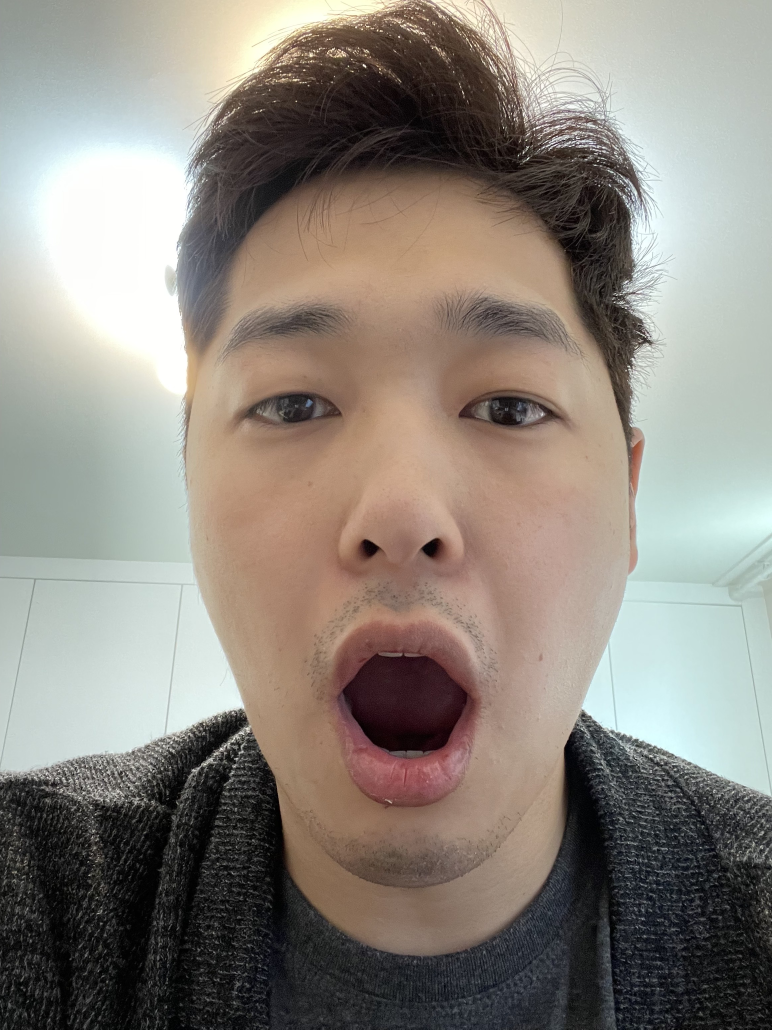
#> input picture 1.jpg, 2316 x 3088 px (shown at 1/3 size)
$ python -i lesions.py   (imports and definitions only)   (older library calls are emulated)
#> lines starting #> are read from the running program, lines starting #| are printed output that depends on the picture; after the words box and inside, x2 and y2 are one past the last pixel; in counts of white or black regions, pixels touching at a corner belong together
#> further down, picture is the input picture: shape (3088, 2316, 3); mean B, G, R 125.9, 134.1, 140.8
from ctypes import resize
import os
import sys
import numpy as np
import cv2
import utils as utils
import facemesh as facemesh
import resize as resize_img
# import src.face_type.utils as utils
# import src.face_type.facemesh as facemesh

sys.path.append('src')
sys.path.append('src/face_type')

class Lesions:
    def __init__(self):
        return

    def lesions(self, image):

        gray = cv2.cvtColor(image, cv2.COLOR_BGR2GRAY)
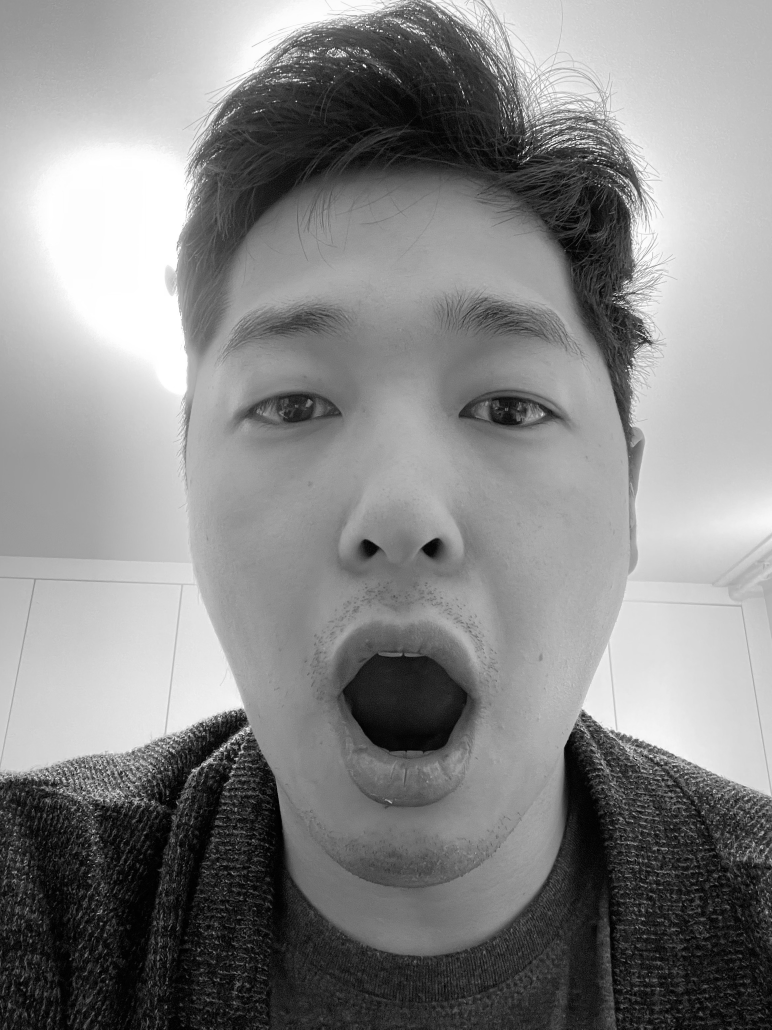
#> gray: shape (3088, 2316) (shown at 1/3 size); min 0, max 255, mean 135.2
        blur = cv2.GaussianBlur(gray, (25, 25), 0, borderType=cv2.BORDER_ISOLATED)
        kernel = np.ones((3, 3), np.uint8)
        blur = cv2.dilate(blur, kernel)
        blur = cv2.dilate(blur, kernel)
        res = cv2.adaptiveThreshold(
            blur, 255, cv2.ADAPTIVE_THRESH_MEAN_C, cv2.THRESH_BINARY, 11, 2
        )
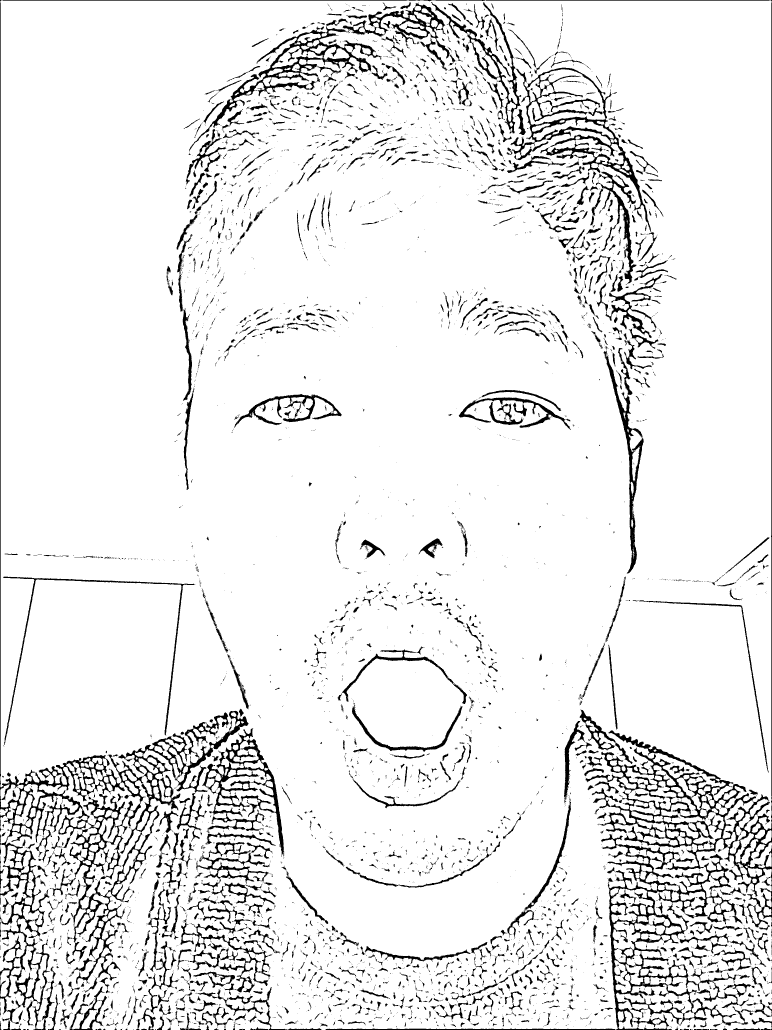
#> res: shape (3088, 2316) (shown at 1/3 size); 92% white; 6024 black regions (4593 under 20 px), largest, box (x1, y1, x2, y2) and area: (0, 0, 2316, 3088) 145433, (1803, 2502, 2250, 3088) 44928, (1532, 203, 1971, 785) 22657

        return res

    # [95 lines left out: functions draw, lesions2, draw2, not called in this run]


    def crop(self, image, points):
        res = utils.crop_image(image, points, "white")
        return 255 - res

    # [50 lines left out: function run, not called in this run]


# [29 lines not run here, left out]
            # cv2.imshow("res", merged)
            # cv2.waitKey(0)

>>> import cv2
>>> picture = cv2.imread('../../1.jpg')
>>> result = Lesions().lesions(picture)

$ run again, on temp_100.png.png
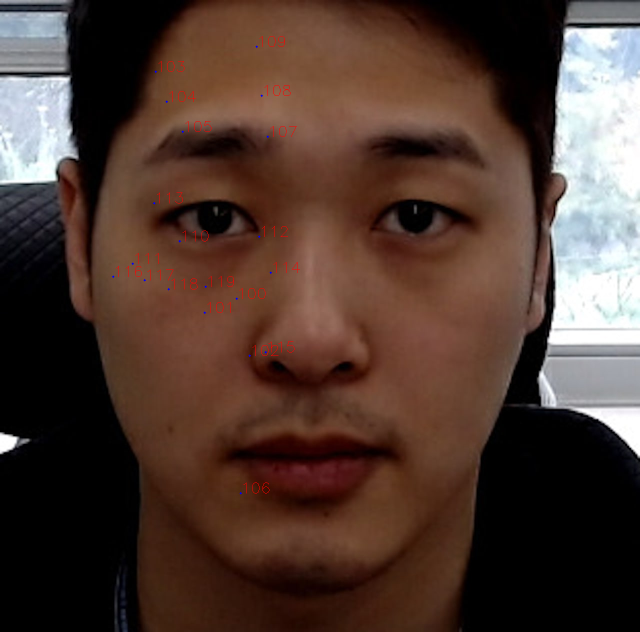
#> input picture temp_100.png.png, 1280 x 1264 px (shown at 1/2 size)
#> picture is the input picture: shape (1264, 1280, 3); mean B, G, R 50.1, 58.8, 80
#> in lesions, `gray = cv2.cvtColor(image, cv2.COLOR_BGR2GRAY)`:
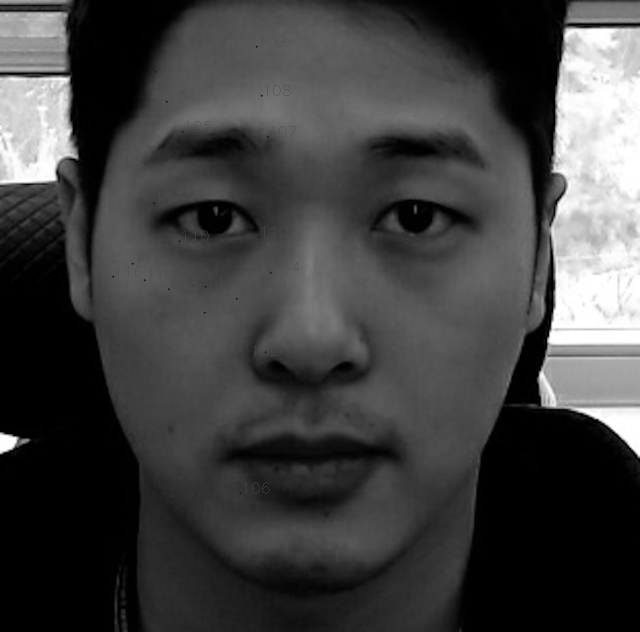
#> gray: shape (1264, 1280) (shown at 1/2 size); min 0, max 255, mean 64.2
#> in lesions, `res = cv2.adaptiveThreshold( blur, 255, cv2.ADAPTIVE_THRESH_MEAN_C, cv..`:
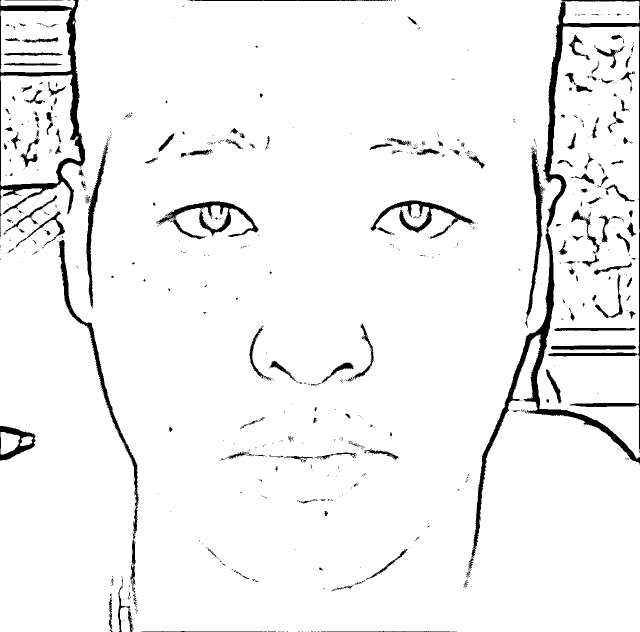
#> res: shape (1264, 1280) (shown at 1/2 size); 95.1% white; 821 black regions (657 under 20 px), largest, box (x1, y1, x2, y2) and area: (941, 0, 1280, 1117) 21890, (0, 0, 171, 475) 10401, (117, 480, 278, 1187) 5070
